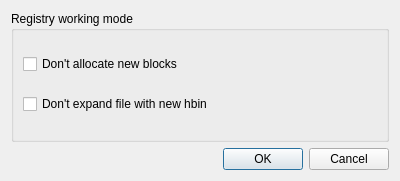
<?xml version="1.0" encoding="UTF-8"?>
<ui version="4.0">
 <class>CSettingsDlg</class>
 <widget class="QDialog" name="CSettingsDlg">
  <property name="geometry">
   <rect>
    <x>0</x>
    <y>0</y>
    <width>400</width>
    <height>181</height>
   </rect>
  </property>
  <property name="windowTitle">
   <string>Registry Editor settings</string>
  </property>
  <property name="modal">
   <bool>true</bool>
  </property>
  <layout class="QVBoxLayout" name="verticalLayout_2">
   <item>
    <widget class="QGroupBox" name="groupBox">
     <property name="title">
      <string>Registry working mode</string>
     </property>
     <layout class="QVBoxLayout" name="verticalLayout">
      <item>
       <widget class="QCheckBox" name="checkNoAlloc">
        <property name="text">
         <string>Don't allocate new blocks</string>
        </property>
       </widget>
      </item>
      <item>
       <widget class="QCheckBox" name="checkNoExpand">
        <property name="text">
         <string>Don't expand file with new hbin</string>
        </property>
       </widget>
      </item>
     </layout>
    </widget>
   </item>
   <item>
    <widget class="QDialogButtonBox" name="buttonBox">
     <property name="orientation">
      <enum>Qt::Horizontal</enum>
     </property>
     <property name="standardButtons">
      <set>QDialogButtonBox::Cancel|QDialogButtonBox::Ok</set>
     </property>
    </widget>
   </item>
  </layout>
 </widget>
 <resources/>
 <connections>
  <connection>
   <sender>buttonBox</sender>
   <signal>accepted()</signal>
   <receiver>CSettingsDlg</receiver>
   <slot>accept()</slot>
   <hints>
    <hint type="sourcelabel">
     <x>248</x>
     <y>254</y>
    </hint>
    <hint type="destinationlabel">
     <x>157</x>
     <y>274</y>
    </hint>
   </hints>
  </connection>
  <connection>
   <sender>buttonBox</sender>
   <signal>rejected()</signal>
   <receiver>CSettingsDlg</receiver>
   <slot>reject()</slot>
   <hints>
    <hint type="sourcelabel">
     <x>316</x>
     <y>260</y>
    </hint>
    <hint type="destinationlabel">
     <x>286</x>
     <y>274</y>
    </hint>
   </hints>
  </connection>
 </connections>
</ui>
